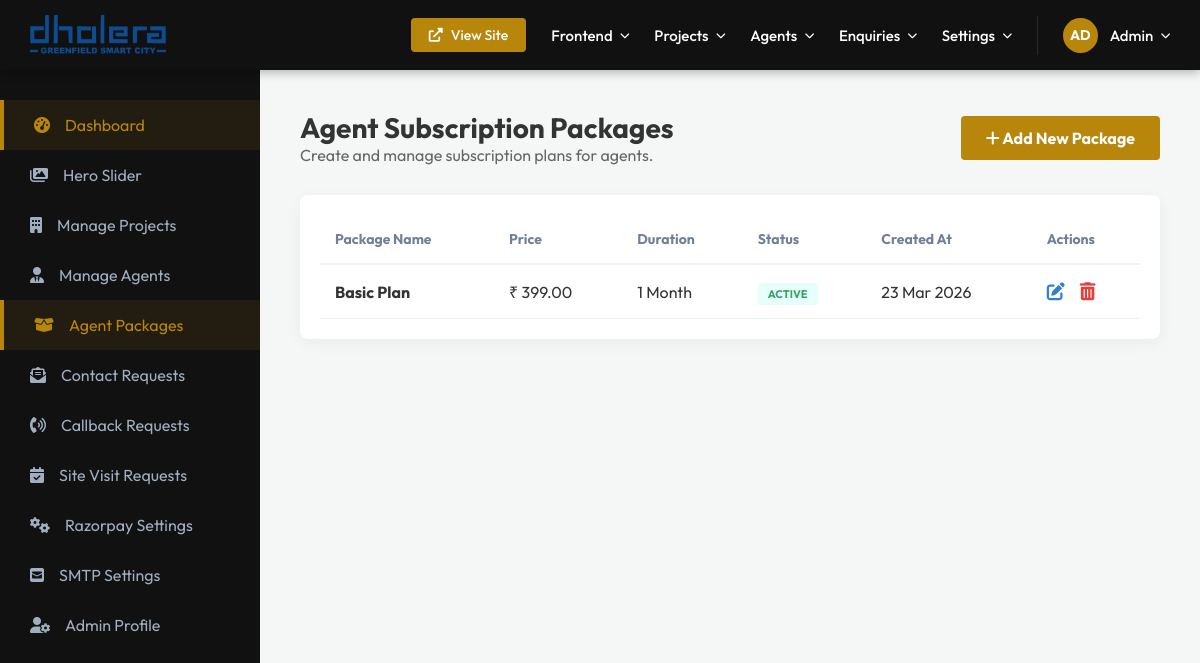
Screenshot of /admin/packages/index.php (signed in) with the database file from the repository.
### tables this page shows
CREATE TABLE `agent_packages` (
  `id` int(11) NOT NULL AUTO_INCREMENT,
  `package_name` varchar(255) NOT NULL,
  `price` decimal(10,2) NOT NULL,
  `duration_months` enum('1','3','6','12') NOT NULL,
  `status` enum('active','inactive') DEFAULT 'active',
  `created_at` timestamp NULL DEFAULT current_timestamp(),
  `updated_at` timestamp NULL DEFAULT current_timestamp() ON UPDATE current_timestamp(),
  PRIMARY KEY (`id`)
);

### admin/packages/index.php (the view, shortened to what this page needs)
<?php
require_once '../../database/db_config.php';
try {
    $stmt = $conn->query("SELECT * FROM agent_packages ORDER BY created_at DESC");
    $packages = $stmt->fetchAll();
} catch (PDOException $e) {
    die("Database Error: " . $e->getMessage());
}
include '../includes/header.php';
?>
<div class="main-content">
    <div style="display: flex; justify-content: space-between; align-items: center; margin-bottom: 30px;">
        <div>
            <h1 style="font-size: 28px; font-weight: 700;">Agent Subscription Packages</h1>
            <p style="color: #666;">Create and manage subscription plans for agents.</p>
        </div>
        <a href="add-package.php" style="background: var(--primary-gold); color: #fff; padding: 12px 25px; border-radius: 4px; text-decoration: none; font-weight: 700;">
            <i class="fas fa-plus"></i> Add New Package
        </a>
    </div>
    <div class="package-card">
        <div style="overflow-x: auto;">
            <table class="package-table">
                <thead>
                    <tr>
                        <th>Package Name</th>
                        <th>Price</th>
                        <th>Duration</th>
                        <th>Status</th>
                        <th>Created At</th>
                        <th>Actions</th>
                    </tr>
                </thead>
                <tbody>
                    <?php if (count($packages) > 0): ?>
                        <?php foreach ($packages as $row): ?>
                            <tr>
                                <td><strong><?php echo htmlspecialchars($row['package_name']); ?></strong></td>
                                <td>₹ <?php echo number_format($row['price'], 2); ?></td>
                                <td><?php echo $row['duration_months']; ?> Month<?php echo $row['duration_months'] > 1 ? 's' : ''; ?></td>
                                <td>
                                    <span class="badge-status status-<?php echo $row['status']; ?>">
                                        <?php echo ucfirst($row['status']); ?>
                                    </span>
                                </td>
                                <td><?php echo date('d M Y', strtotime($row['created_at'])); ?></td>
                                <td>
                                    <div class="action-btns">
                                        <a href="edit-package.php?id=<?php echo $row['id']; ?>" class="btn-edit" title="Edit"><i class="fas fa-edit"></i></a>
                                        <a href="?action=delete&id=<?php echo $row['id']; ?>" class="btn-delete" title="Delete" onclick="return confirm('Delete this package?')"><i class="fas fa-trash-alt"></i></a>
                                    </div>
                                </td>
                            </tr>
                        <?php endforeach; ?>
                    <?php else: ?>
                        <tr><td colspan="6" style="text-align: center; padding: 50px; color: #a0aec0;">No packages found.</td></tr>
                    <?php endif; ?>
                </tbody>
            </table>
        </div>
    </div>
</div>
</body>
</html>

### admin/includes/header.php (style rules this page uses)
:root { --primary-gold: #b8860b; --dark-bg: #111; --sidebar-width: 260px; --header-height: 70px; --text-gray: #a0aec0; --light-gray: #f7fafc; }
* { margin: 0; padding: 0; box-sizing: border-box; }
body { font-family: 'Outfit', sans-serif; background-color: #f4f7f6; color: #333; }
.main-content { margin-left: var(--sidebar-width); margin-top: var(--header-height); padding: 40px; min-height: calc(100vh - var(--header-height)); }

### admin/packages/index.php (style rules this page uses)
.package-card { background: #fff; padding: 20px; border-radius: 8px; box-shadow: 0 4px 15px rgba(0,0,0,0.05); }
.package-table { width: 100%; border-collapse: collapse; }
.package-table th { text-align: left; padding: 15px; border-bottom: 2px solid #edf2f7; color: #718096; font-size: 14px; }
.package-table td { padding: 15px; border-bottom: 1px solid #edf2f7; vertical-align: middle; }
.action-btns { display: flex; gap: 15px; font-size: 18px; }
.btn-edit { color: #3182ce; }
.btn-delete { color: #e53e3e; }
.badge-status { padding: 4px 10px; border-radius: 4px; font-size: 11px; font-weight: 700; text-transform: uppercase; }
.status-active { background: #e6fffa; color: #38a169; }

### rows the page displays
agent_packages: package_name "Basic Plan", price "399.00", duration_months "1", status "ACTIVE", created_at "23 Mar 2026"
